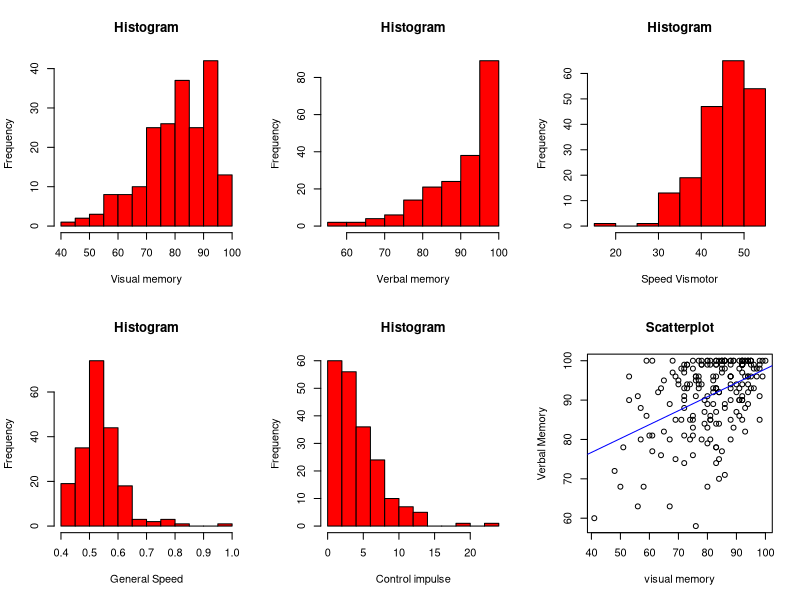

Recreate this plot in R.

setwd("C:/Users/jotal/Dropbox (Personal)/COURSERA/5. R and Statistics/0. Statistics One")

library(psych)

#read data
impact <- read.table('stats1_ex02.txt', header =TRUE)
colnames(impact) <- c("memory.verbal", "memory.visual","speed.vismotor","speed.general","impulse.control" )

class(impact)
names(impact)


#histogram
layout(matrix(c(1,2,3,4,5,6),2,3,byrow=TRUE))
hist(impact$memory.visual,xlab='Visual memory', main ="Histogram", col='red')
hist(impact$memory.verbal,xlab='Verbal memory', main ="Histogram", col='red')
hist(impact$speed.vismotor,xlab='Speed Vismotor', main ="Histogram", col='red')
hist(impact$speed.general,xlab='General Speed', main ="Histogram", col='red')
hist(impact$impulse.control,xlab='Control impulse', main ="Histogram", col='red')

# desciptives
describe(impact)

#scatterplots
plot(impact$memory.verbal~impact$memory.visual,main="Scatterplot",ylab='Verbal Memory',xlab='visual memory')
#regression line --> lm is linear model 
abline(lm(memory.verbal~memory.visual,impact),col='blue')


#correlations
cor(impact$memory.verbal,impact$memory.visual)

#correlations testing for significance
cor.test(impact$memory.verbal,impact$memory.visual)

#df  degrees of freedom -> df=198, number of data points that are free to vary. The last number is determined by
#the others. So, in X there is N-1 and in Y there is N-1, so 198
#p-value is the probability of getting the cor value

#correlations for all matrix (it is possible as all matrix is numeric)
cor(impact)


       